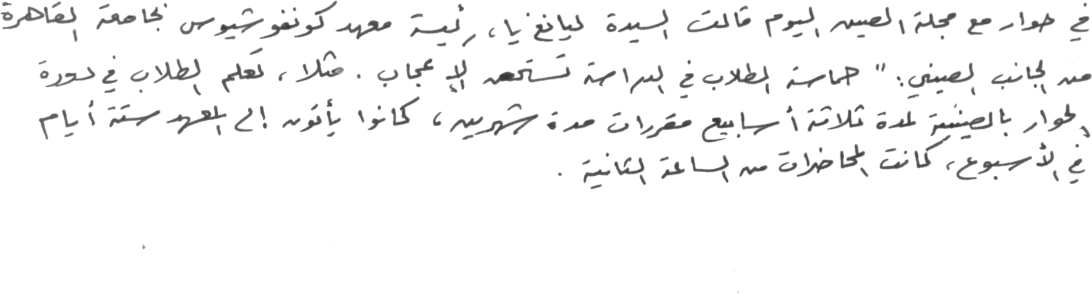
#> input picture images/AHTD3A0052_Para3.tif, 2184 x 587 px, found by its file name (shown at 1/2 size); its folder holds only this picture in this run
$ jupyter execute feature_extraction_Samir.ipynb
#> lines starting #> are read from the running program, lines starting #| are printed output that depends on the picture; after the words box and inside, x2 and y2 are one past the last pixel; in counts of white or black regions, pixels touching at a corner belong together
[cell 1]
import os
import csv

import cv2
import numpy as np
import matplotlib.pyplot as plt
from scipy.signal import find_peaks

[cell 2]
def pen_pressure(image):
    # Flatten the 2D image array to a 1D array
    flattened_image = image.flatten()

    # Calculate mean and standard deviation of pixel intensities
    mean_intensity = np.mean(flattened_image)
    std_dev_intensity = np.std(flattened_image)

    return mean_intensity, std_dev_intensity

def horizontal_projection_profile(image):
    # Apply a binary threshold
    _, binary_img = cv2.threshold(image, 127, 255, cv2.THRESH_BINARY_INV)

    # Dilate the image to emphasize text lines
    kernel = np.ones((5,5), np.uint8)
    dilated_img = cv2.dilate(binary_img, kernel, iterations=1)
    #plt.imshow(dilated_img, cmap='gray')

    # Compute the horizontal projection by summing along the columns
    projection = np.sum(dilated_img, axis=1)

    # [6 lines of commented-out code are left out]

    return projection

def writing_irregularity(image):
    prominence_threshold=24000
    projection_profile = horizontal_projection_profile(image)
    peaks, properties = find_peaks(projection_profile, prominence=prominence_threshold)
    print(f"Calculating irregularity using {len(peaks)} peaks found in horizontal projection profile.")
    irregularity = np.mean(calculate_valley_sum(projection_profile, peaks))
    return irregularity

def calculate_valley_sum(projection_profile, peaks):
    valley_sums = []
    for i in range(len(peaks) - 1):
        start_index = peaks[i]
        end_index = peaks[i + 1]
        valley_width = (end_index - start_index) // 2

        valley_start = start_index + valley_width
        valley_end = end_index - valley_width

        valley_sum = np.sum(projection_profile[valley_start:valley_end])
        valley_sums.append(valley_sum)

    return valley_sums

[cell 3]
with open('data.csv', mode='w', newline='') as file:
    writer = csv.writer(file)
    writer.writerow(['File', 'Mean of Pen Pressure', 'Standard Deviation of Pen Pressure', 'Writing Irregularity'])
    for i, filename in enumerate(os.listdir('./images')):
        print(f"({i}) Processing {filename}")
        image = cv2.imread('./images/'+filename, cv2.IMREAD_GRAYSCALE)
#> image is the input picture: shape (587, 2184); min 43, max 255, mean 246.1
        pressure = pen_pressure(image)
#> in pen_pressure, `mean_intensity = np.mean(flattened_image)`: mean_intensity = 246.1
#> in pen_pressure, `std_dev_intensity = np.std(flattened_image)`: std_dev_intensity = 34.02
#> pressure = (246.1, 34.02)
        irregularity = writing_irregularity(image)
#> in horizontal_projection_profile, `_, binary_img = cv2.threshold(image, 127, 255, cv2.THRESH_BINARY_INV)`:
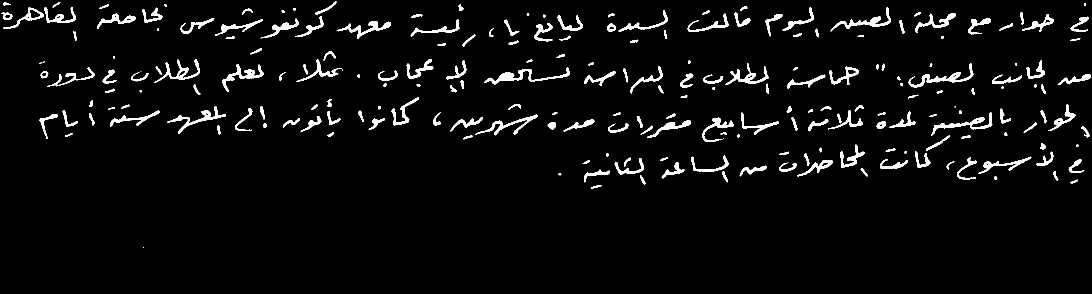
#> binary_img: shape (587, 2184) (shown at 1/2 size); 4.1% white; 224 white regions (15 under 20 px), largest, box (x1, y1, x2, y2) and area: (969, 135, 1140, 169) 1327, (1817, 127, 1947, 175) 1192, (1862, 224, 1985, 271) 1089
#> in horizontal_projection_profile, `dilated_img = cv2.dilate(binary_img, kernel, iterations=1)`:
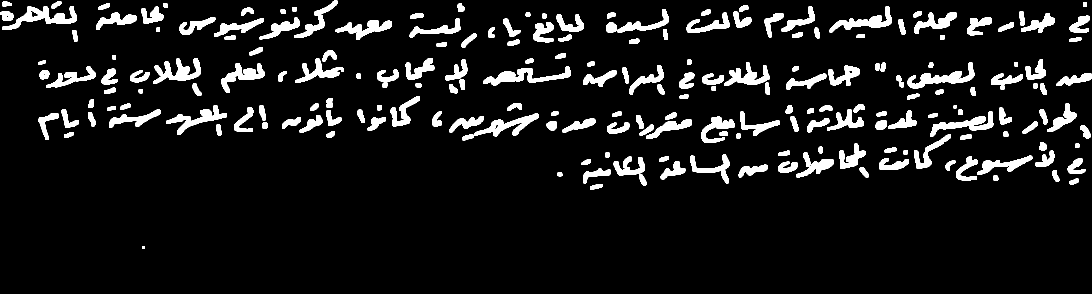
#> dilated_img: shape (587, 2184) (shown at 1/2 size); 8.8% white; 208 white regions, largest, box (x1, y1, x2, y2) and area: (967, 133, 1142, 171) 2499, (4, 12, 154, 59) 2495, (1815, 125, 1949, 177) 2331
#> in horizontal_projection_profile, `projection = np.sum(dilated_img, axis=1)`: projection = 587 values, max 265965 at index 157, min 0 at index 0, mean 49062.5
#> in writing_irregularity, `projection_profile = horizontal_projection_profile(image)`: projection_profile has the same summary as projection in horizontal_projection_profile
#> in writing_irregularity, `peaks, properties = find_peaks(projection_profile, prominence=prominen..`: peaks = [50, 157, 245, 327]; properties = {'prominences': [218535, 265965, 231795, 104040], 'left_bases': [0, 0, 198, 286], 'right_bases': [94, 379, 379, 379]}
#| Calculating irregularity using 4 peaks found in horizontal projection profile.
#> the loop in calculate_valley_sum, `for i in range(len(peaks) - 1):` made 3 passes
#> (start_index, end_index, valley_width, valley_start, valley_end, valley_sum) on passes 1 to 3: (50, 157, 53, 103, 104, 9435), (157, 245, 44, 201, 201, 0), (245, 327, 41, 286, 286, 0)
#> after the loop in calculate_valley_sum, `for i in range(len(peaks) - 1):`: valley_sums = [9435, 0, 0]
#> in writing_irregularity, `irregularity = np.mean(calculate_valley_sum(projection_profile, peaks))`: irregularity = 3145
#> irregularity = 3145
        #writer.writerow([filename, pressure[0], pressure[1], irregularity])
        print(irregularity)
#| 3145.0

$ run again, on images/AHTD3A0080_Para4.tif
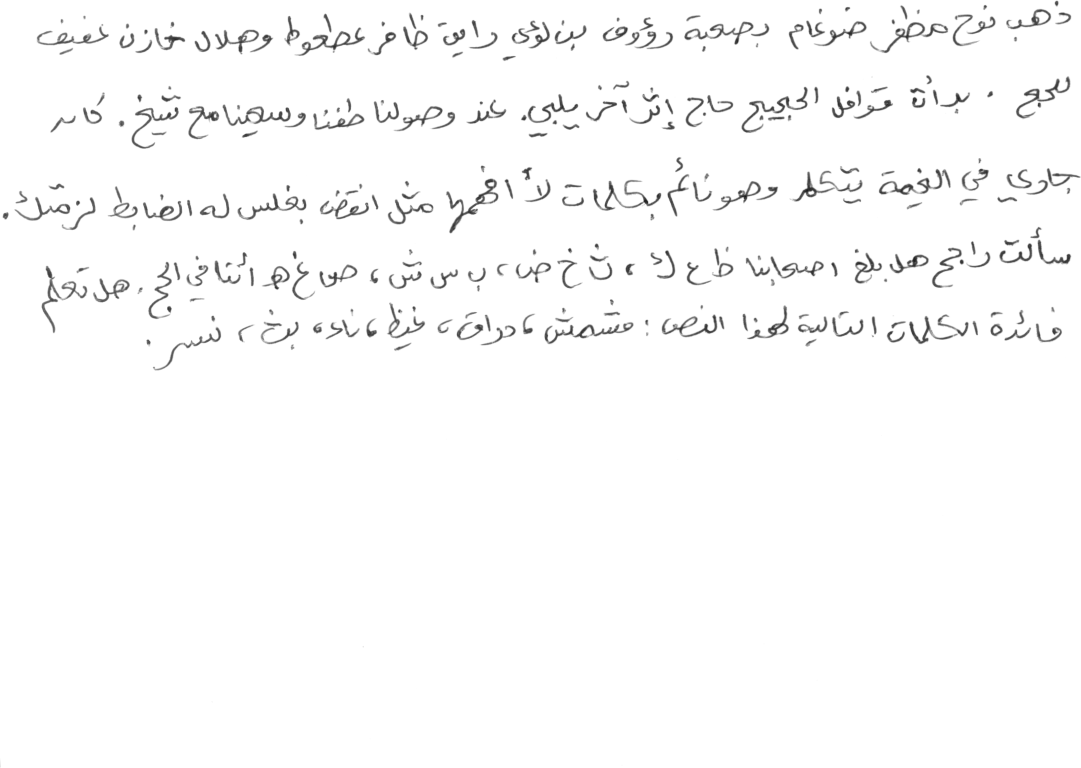
#> input picture images/AHTD3A0080_Para4.tif, 2162 x 1536 px, found by its file name (shown at 1/2 size)
#> image is the input picture: shape (1536, 2162); min 12, max 255, mean 250.2
#> mean_intensity = 250.2
#> std_dev_intensity = 25.04
#> pressure = (250.2, 25.04)
#> in horizontal_projection_profile, `_, binary_img = cv2.threshold(image, 127, 255, cv2.THRESH_BINARY_INV)`:
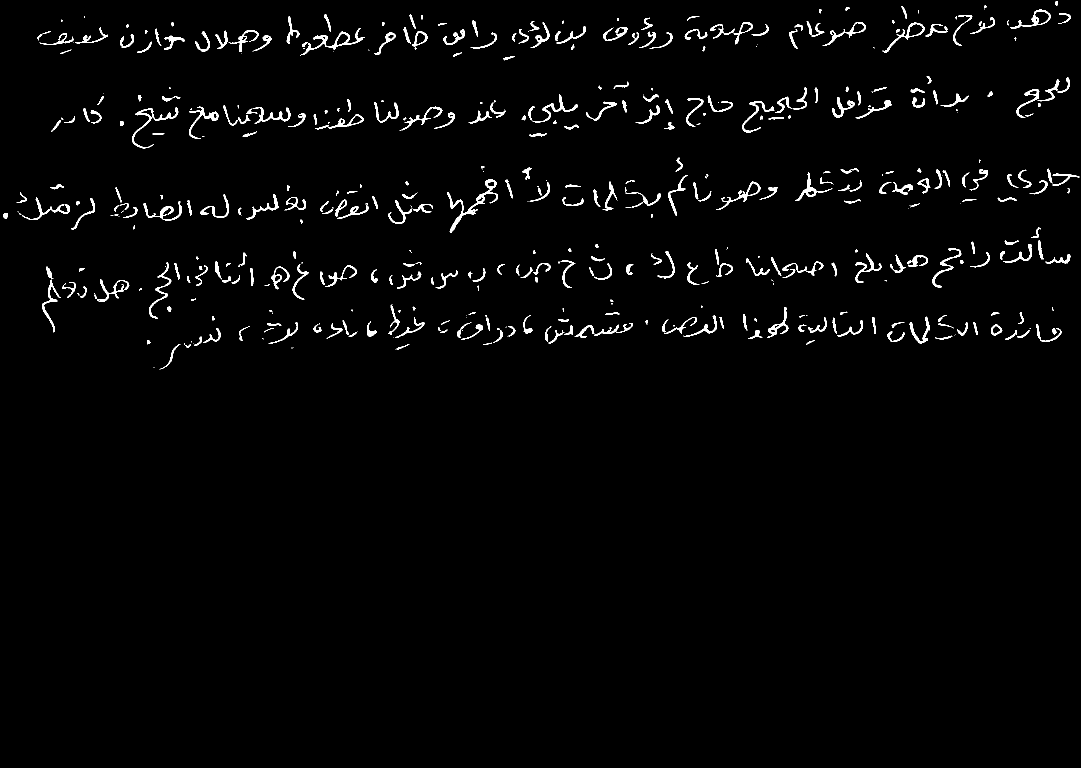
#> binary_img: shape (1536, 2162) (shown at 1/2 size); 1.9% white; 489 white regions (123 under 20 px), largest, box (x1, y1, x2, y2) and area: (894, 358, 993, 466) 1340, (264, 215, 357, 297) 872, (1056, 189, 1156, 245) 776
#> in horizontal_projection_profile, `dilated_img = cv2.dilate(binary_img, kernel, iterations=1)`:
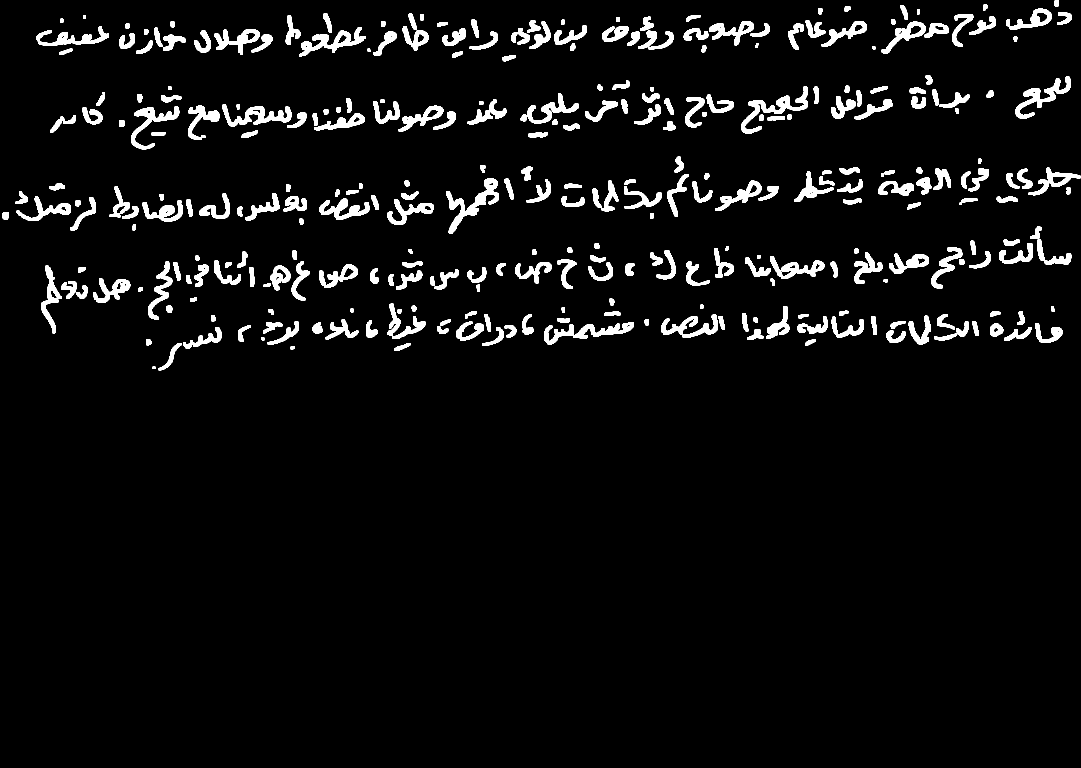
#> dilated_img: shape (1536, 2162) (shown at 1/2 size); 5.1% white; 311 white regions, largest, box (x1, y1, x2, y2) and area: (892, 356, 998, 468) 3141, (1482, 173, 1616, 267) 2896, (1088, 644, 1268, 689) 2743
#> projection = 1536 values, max 200175 at index 73, min 0 at index 123, mean 28122.7
#> projection_profile has the same summary as projection in horizontal_projection_profile
#> peaks = [73, 235, 383, 412, 531, 662]; properties = {'prominences': [198645, 162435, 34170, 132600, 129540, 192270], 'left_bases': [0, 149, 312, 312, 312, 312], 'right_bases': [123, 299, 391, 478, 606, 741]}
#| Calculating irregularity using 6 peaks found in horizontal projection profile.
#> the loop in calculate_valley_sum, `for i in range(len(peaks) - 1):` made 5 passes
#> (start_index, end_index, valley_width, valley_start, valley_end, valley_sum) on passes 1 to 5: (73, 235, 81, 154, 154, 0), (235, 383, 74, 309, 309, 0), (383, 412, 14, 397, 398, 120615), (412, 531, 59, 471, 472, 4080), (531, 662, 65, 596, 597, 31620)
#> after the loop in calculate_valley_sum, `for i in range(len(peaks) - 1):`: valley_sums = [0, 0, 120615, 4080, 31620]
#> in writing_irregularity, `irregularity = np.mean(calculate_valley_sum(projection_profile, peaks))`: irregularity = 31263
#| 31263.0

$ run again, on images/AHTD3A0121_Para1.tif
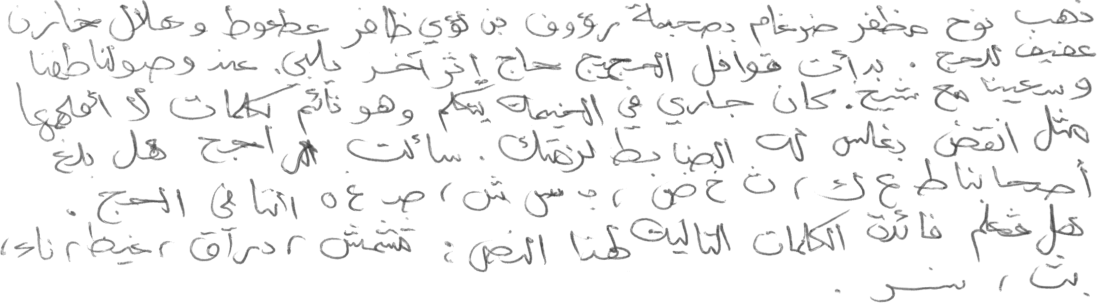
#> input picture images/AHTD3A0121_Para1.tif, 2194 x 606 px, found by its file name (shown at 1/2 size)
#> image is the input picture: shape (606, 2194); min 48, max 255, mean 243.5
#> mean_intensity = 243.5
#> std_dev_intensity = 32.87
#> pressure = (243.5, 32.87)
#> in horizontal_projection_profile, `_, binary_img = cv2.threshold(image, 127, 255, cv2.THRESH_BINARY_INV)`:
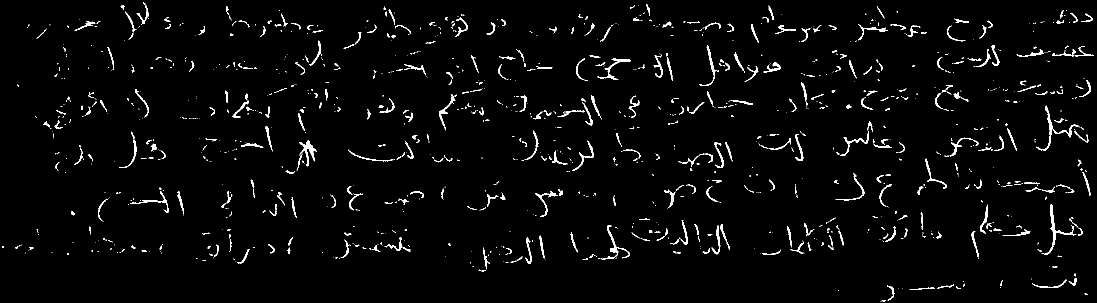
#> binary_img: shape (606, 2194) (shown at 1/2 size); 2.7% white; 1180 white regions (807 under 20 px), largest, box (x1, y1, x2, y2) and area: (2085, 409, 2153, 510) 643, (599, 280, 634, 333) 556, (1202, 450, 1260, 519) 485
#> in horizontal_projection_profile, `dilated_img = cv2.dilate(binary_img, kernel, iterations=1)`:
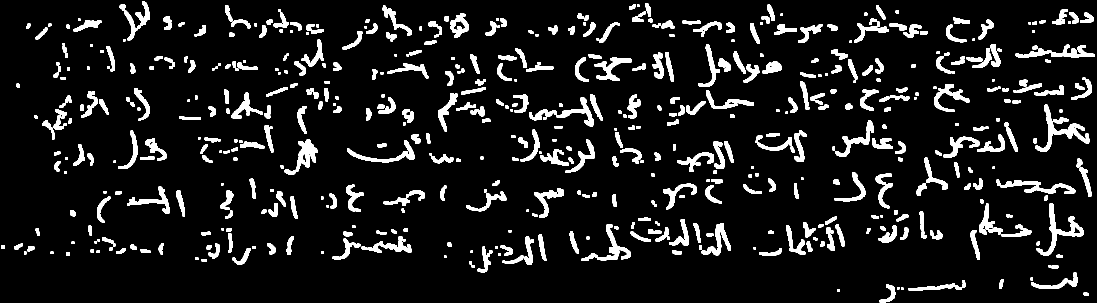
#> dilated_img: shape (606, 2194) (shown at 1/2 size); 9.6% white; 547 white regions, largest, box (x1, y1, x2, y2) and area: (2071, 209, 2179, 303) 2093, (2073, 407, 2168, 512) 2048, (1058, 195, 1187, 253) 1713
#> projection = 606 values, max 140505 at index 52, min 0 at index 0, mean 53594.6
#> projection_profile has the same summary as projection in horizontal_projection_profile
#> peaks = [52, 133, 221, 293, 318, 386, 467, 497, 575]; properties = {'prominences': [140505, 114750, 87720, 28050, 97410, 71400, 40800, 92055, 41310], 'left_bases': [2, 87, 165, 263, 165, 356, 356, 356, 546], 'right_bases': [605, 605, 263, 308, 605, 442, 486, 605, 605]}
#| Calculating irregularity using 9 peaks found in horizontal projection profile.
#> the loop in calculate_valley_sum, `for i in range(len(peaks) - 1):` made 8 passes
#> (start_index, end_index, valley_width, valley_start, valley_end, valley_sum) on passes 1 to 8: (52, 133, 40, 92, 93, 25245), (133, 221, 44, 177, 177, 0), (221, 293, 36, 257, 257, 0), (293, 318, 12, 305, 306, 78795), (318, 386, 34, 352, 352, 0), (386, 467, 40, 426, 427, 28560), (467, 497, 15, 482, 482, 0), (497, 575, 39, 536, 536, 0)
#> after the loop in calculate_valley_sum, `for i in range(len(peaks) - 1):`: valley_sums = [25245, 0, 0, 78795, 0, 28560, 0, 0]
#> in writing_irregularity, `irregularity = np.mean(calculate_valley_sum(projection_profile, peaks))`: irregularity = 16575
#| 16575.0
